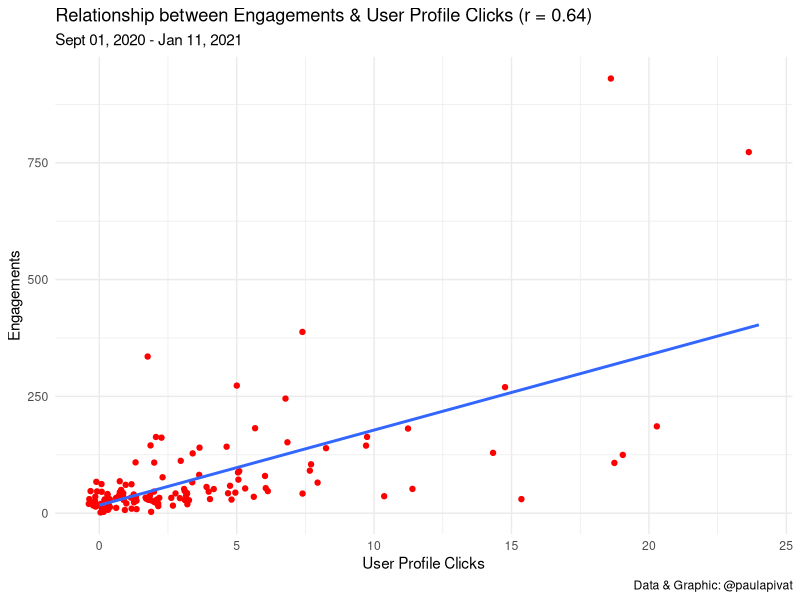
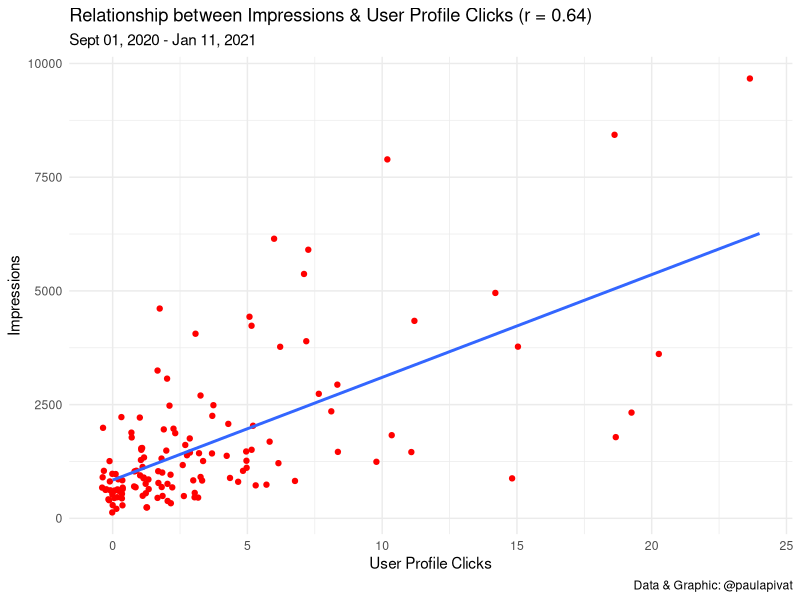
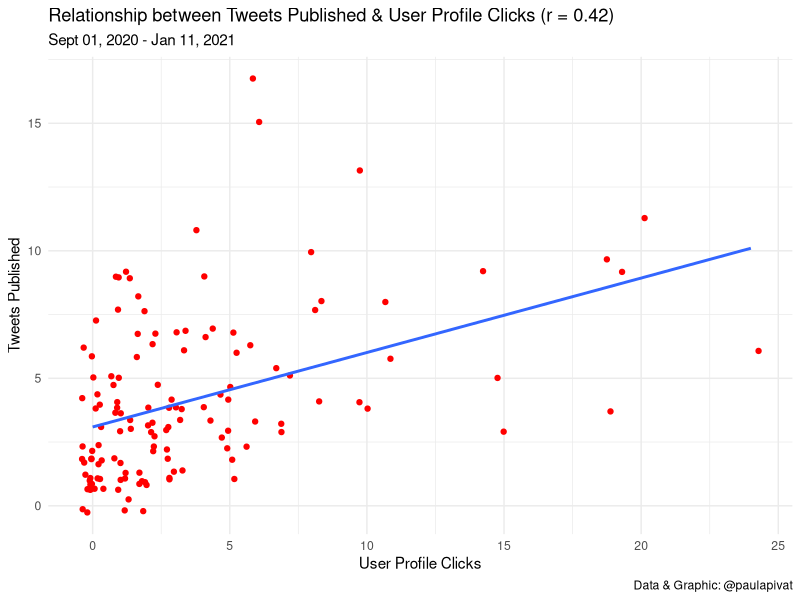
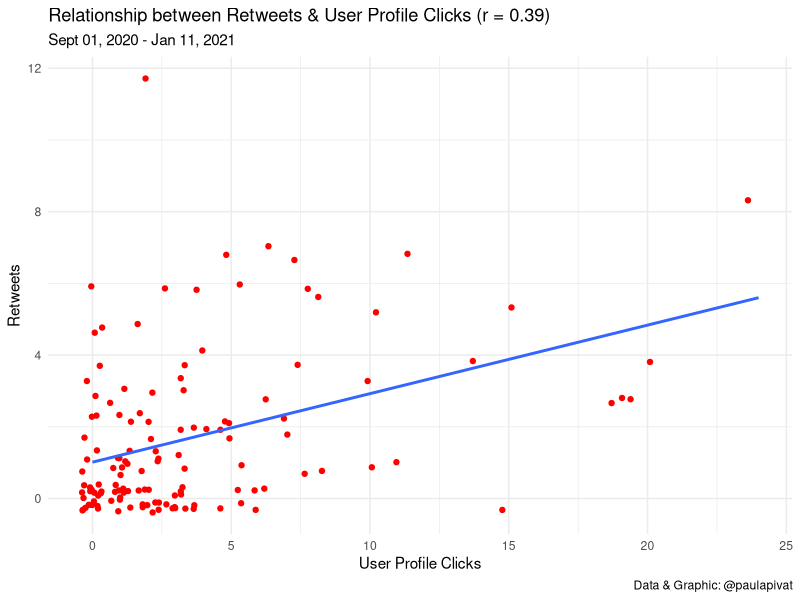
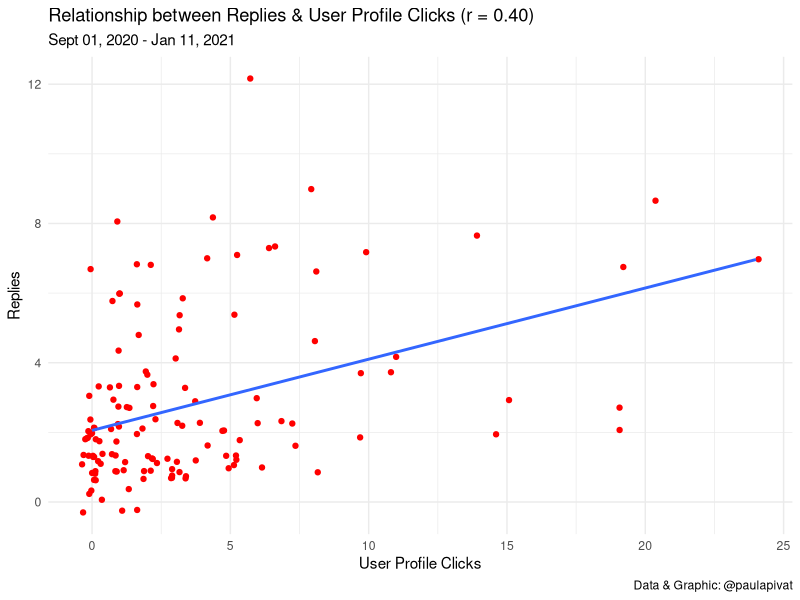
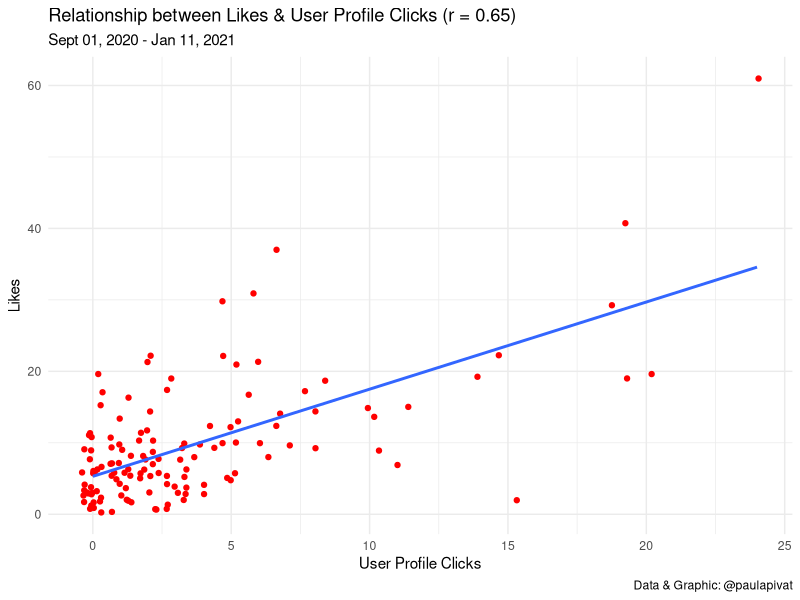
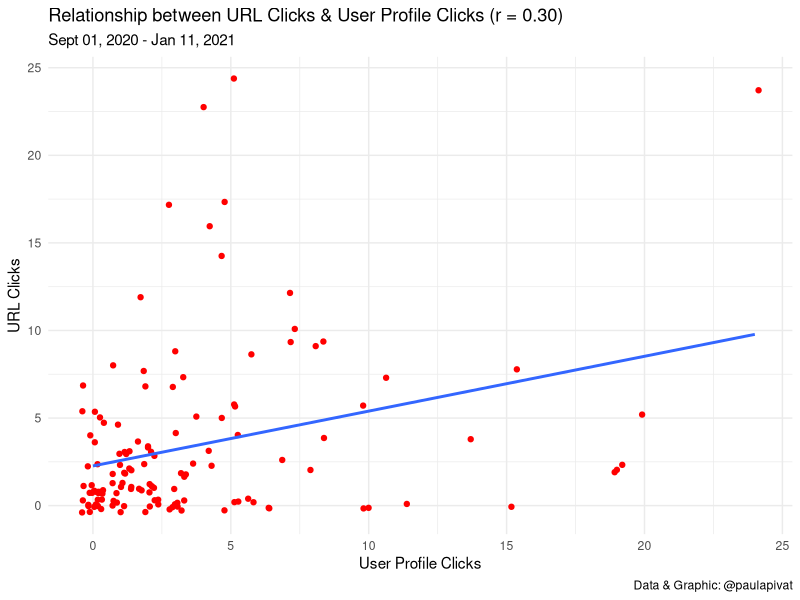
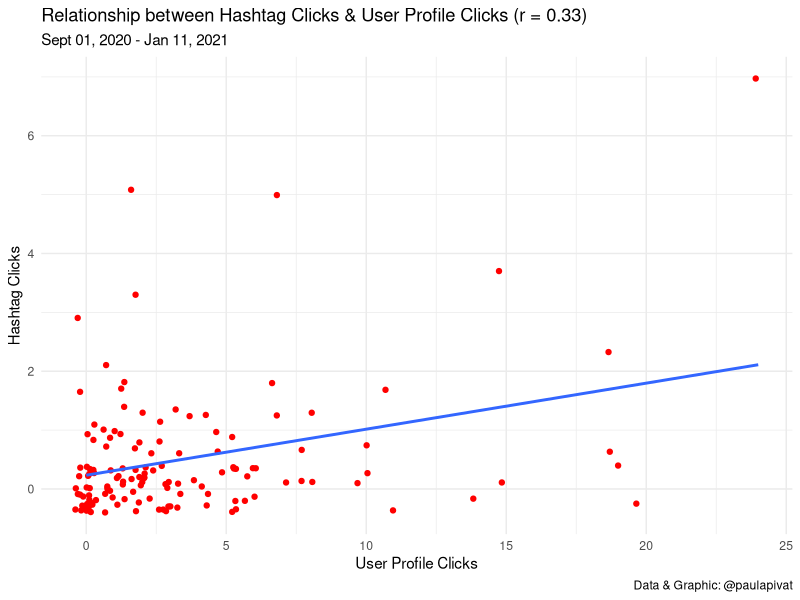

These figures' R source, in order:
library(tidyverse)
library(lubridate)

# load data from September to mid-January
df1 <- read_csv("./daily_tweet_activity/daily_tweet_activity_metrics_paulapivat_20200901_20201001_en.csv")
df2 <- read_csv("./daily_tweet_activity/daily_tweet_activity_metrics_paulapivat_20201001_20201101_en.csv")
df3 <- read_csv("./daily_tweet_activity/daily_tweet_activity_metrics_paulapivat_20201101_20201201_en.csv")
df4 <- read_csv("./daily_tweet_activity/daily_tweet_activity_metrics_paulapivat_20201201_20210101_en.csv")
df5 <- read_csv("./daily_tweet_activity/daily_tweet_activity_metrics_paulapivat_20210101_20210112_en.csv")

# combining ALL five dataframes into ONE by rows

df <- rbind(df1, df2, df3, df4, df5)

# USER PROFILE CLICKS ----

# Engagement (r = 0.64) ----
df %>%
    ggplot(aes(x = `user profile clicks`, y = engagements)) +
    geom_point(color = 'red', position = 'jitter') +
    geom_smooth(method = 'lm', se = FALSE) +
    theme_minimal() +
    labs(
        title = "Relationship between Engagements & User Profile Clicks (r = 0.64)",
        subtitle = "Sept 01, 2020 - Jan 11, 2021",
        y = "Engagements",
        x = "User Profile Clicks",
        caption = "Data & Graphic: @paulapivat"
    )

cor.test(x = df$`user profile clicks`, y = df$engagements)

# Impressions (r = 0.64) ----
df %>%
    ggplot(aes(x = `user profile clicks`, y = impressions)) +
    geom_point(color = 'red', position = 'jitter') +
    geom_smooth(method = 'lm', se = FALSE) +
    theme_minimal() +
    labs(
        title = "Relationship between Impressions & User Profile Clicks (r = 0.64)",
        subtitle = "Sept 01, 2020 - Jan 11, 2021",
        y = "Impressions",
        x = "User Profile Clicks",
        caption = "Data & Graphic: @paulapivat"
    )

cor.test(x = df$`user profile clicks`, y = df$impressions)

# Tweets Published (r = 0.42) ----
df %>%
    ggplot(aes(x = `user profile clicks`, y = `Tweets published`)) +
    geom_point(color = 'red', position = 'jitter') +
    geom_smooth(method = 'lm', se = FALSE) +
    theme_minimal() +
    labs(
        title = "Relationship between Tweets Published & User Profile Clicks (r = 0.42)",
        subtitle = "Sept 01, 2020 - Jan 11, 2021",
        y = "Tweets Published",
        x = "User Profile Clicks",
        caption = "Data & Graphic: @paulapivat"
    )

cor.test(x = df$`user profile clicks`, y = df$`Tweets published`)


# Retweets (r = 0.39) ----
df %>%
    ggplot(aes(x = `user profile clicks`, y = retweets)) +
    geom_point(color = 'red', position = 'jitter') +
    geom_smooth(method = 'lm', se = FALSE) +
    theme_minimal() +
    labs(
        title = "Relationship between Retweets & User Profile Clicks (r = 0.39)",
        subtitle = "Sept 01, 2020 - Jan 11, 2021",
        y = "Retweets",
        x = "User Profile Clicks",
        caption = "Data & Graphic: @paulapivat"
    )

cor.test(x = df$`user profile clicks`, y = df$retweets)

# Replies (r = 0.40) ----
df %>%
    ggplot(aes(x = `user profile clicks`, y = replies)) +
    geom_point(color = 'red', position = 'jitter') +
    geom_smooth(method = 'lm', se = FALSE) +
    theme_minimal() +
    labs(
        title = "Relationship between Replies & User Profile Clicks (r = 0.40)",
        subtitle = "Sept 01, 2020 - Jan 11, 2021",
        y = "Replies",
        x = "User Profile Clicks",
        caption = "Data & Graphic: @paulapivat"
    )

cor.test(x = df$`user profile clicks`, y = df$replies)

# Likes (r = 0.65) ----
df %>%
    ggplot(aes(x = `user profile clicks`, y = likes)) +
    geom_point(color = 'red', position = 'jitter') +
    geom_smooth(method = 'lm', se = FALSE) +
    theme_minimal() +
    labs(
        title = "Relationship between Likes & User Profile Clicks (r = 0.65)",
        subtitle = "Sept 01, 2020 - Jan 11, 2021",
        y = "Likes",
        x = "User Profile Clicks",
        caption = "Data & Graphic: @paulapivat"
    )

cor.test(x = df$`user profile clicks`, y = df$likes)

# URL Clicks (r = 0.30) ----
df %>%
    ggplot(aes(x = `user profile clicks`, y = `url clicks`)) +
    geom_point(color = 'red', position = 'jitter') +
    geom_smooth(method = 'lm', se = FALSE) +
    theme_minimal() +
    labs(
        title = "Relationship between URL Clicks & User Profile Clicks (r = 0.30)",
        subtitle = "Sept 01, 2020 - Jan 11, 2021",
        y = "URL Clicks",
        x = "User Profile Clicks",
        caption = "Data & Graphic: @paulapivat"
    )

cor.test(x = df$`user profile clicks`, y = df$`url clicks`)

# And Hashtag Clicks (r = 0.33) ----
df %>%
    ggplot(aes(x = `user profile clicks`, y = `hashtag clicks`)) +
    geom_point(color = 'red', position = 'jitter') +
    geom_smooth(method = 'lm', se = FALSE) +
    theme_minimal() +
    labs(
        title = "Relationship between Hashtag Clicks & User Profile Clicks (r = 0.33)",
        subtitle = "Sept 01, 2020 - Jan 11, 2021",
        y = "Hashtag Clicks",
        x = "User Profile Clicks",
        caption = "Data & Graphic: @paulapivat"
    )

cor.test(x = df$`user profile clicks`, y = df$`hashtag clicks`)

# Detail Expands (r = 0.64) ----
df %>%
    ggplot(aes(x = `user profile clicks`, y = `detail expands`)) +
    geom_point(color = 'red', position = 'jitter') +
    geom_smooth(method = 'lm', se = FALSE) +
    theme_minimal() +
    labs(
        title = "Relationship between Detail Expands & User Profile Clicks (r = 0.64)",
        subtitle = "Sept 01, 2020 - Jan 11, 2021",
        y = "Detail Expands",
        x = "User Profile Clicks",
        caption = "Data & Graphic: @paulapivat"
    )

cor.test(x = df$`user profile clicks`, y = df$`detail expands`)

# Media Views (r = 0.53) ----
df %>%
    ggplot(aes(x = `user profile clicks`, y = `media views`)) +
    geom_point(color = 'red', position = 'jitter') +
    geom_smooth(method = 'lm', se = FALSE) +
    theme_minimal() +
    labs(
        title = "Relationship between Media Views & User Profile Clicks (r = 0.53)",
        subtitle = "Sept 01, 2020 - Jan 11, 2021",
        y = "Media Views",
        x = "User Profile Clicks",
        caption = "Data & Graphic: @paulapivat"
    )

cor.test(x = df$`user profile clicks`, y = df$`media views`)

# Media Engagements (r = 0.54) ----
df %>%
    ggplot(aes(x = `user profile clicks`, y = `media engagements`)) +
    geom_point(color = 'red', position = 'jitter') +
    geom_smooth(method = 'lm', se = FALSE) +
    theme_minimal() +
    labs(
        title = "Relationship between Media Engagements & User Profile Clicks (r = 0.54)",
        subtitle = "Sept 01, 2020 - Jan 11, 2021",
        y = "Media Engagements",
        x = "User Profile Clicks",
        caption = "Data & Graphic: @paulapivat"
    )

cor.test(x = df$`user profile clicks`, y = df$`media engagements`)


# PIVOT LONGER ----
df %>%
    select(Date, `user profile clicks`, impressions, engagements, retweets, replies, likes) %>%
    pivot_longer(cols = 3:7, names_to = 'iv') %>%
    ggplot(aes(x = `user profile clicks`, y = value)) +
    geom_point(color = 'red', position = 'jitter') +
    geom_smooth(method = 'lm', se = FALSE) +
    facet_wrap(~iv, scales = 'free')

# CORRELELOGRAM ----

# native plot()
df %>%
    select(`user profile clicks`,3:4, 6:8, 10:12) %>%
    plot(pch = 20, cex = 1.5, col="#69b3a2")

# strongest
df %>%
    select(8, 12, 19:20, `user profile clicks`) %>%
    plot(pch = 20, cex = 1.5, col="#69b3a2")

# moderate
df %>%
    select(6:7, 10:11, `user profile clicks`) %>%
    plot(pch = 20, cex = 1.5, col="#69b3a2")

# GGally
# Documentation: https://www.rdocumentation.org/packages/GGally/versions/1.5.0/topics/ggpairs
library(GGally)


# GGally, Strongest Related
df %>%
    select(8, 12, 19:20, `user profile clicks`) %>%
    ggpairs(
        diag = NULL,
        title = "Strongest Relationships with User Profile Clicks",
        axisLabels = c("internal"),
        xlab = "Value"
    )

# GGally, Least Related
df %>%
    select(6:7, 10:11, `user profile clicks`) %>%
    ggpairs(
        diag = NULL,
        title = "Moderate Relationships with User Profile Clicks",
        axisLabels = c("internal"),
        xlab = "Value"
    )


